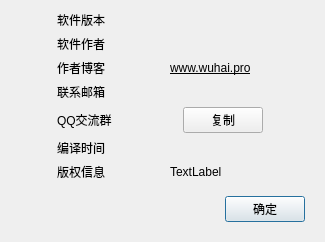
<?xml version="1.0" encoding="UTF-8"?>
<ui version="4.0">
 <class>SAKVersion</class>
 <widget class="QDialog" name="SAKVersion">
  <property name="geometry">
   <rect>
    <x>0</x>
    <y>0</y>
    <width>325</width>
    <height>204</height>
   </rect>
  </property>
  <property name="windowTitle">
   <string>关于软件</string>
  </property>
  <layout class="QGridLayout" name="gridLayout">
   <item row="3" column="3">
    <widget class="QLabel" name="labelEmail">
     <property name="text">
      <string/>
     </property>
    </widget>
   </item>
   <item row="0" column="0">
    <spacer name="horizontalSpacer_2">
     <property name="orientation">
      <enum>Qt::Horizontal</enum>
     </property>
     <property name="sizeType">
      <enum>QSizePolicy::Fixed</enum>
     </property>
     <property name="sizeHint" stdset="0">
      <size>
       <width>40</width>
       <height>1</height>
      </size>
     </property>
    </spacer>
   </item>
   <item row="4" column="1">
    <widget class="QLabel" name="label_2">
     <property name="text">
      <string>QQ交流群</string>
     </property>
    </widget>
   </item>
   <item row="7" column="0" colspan="5">
    <widget class="QFrame" name="frame">
     <property name="styleSheet">
      <string notr="true">QFrame {
	border: 0
}</string>
     </property>
     <property name="frameShape">
      <enum>QFrame::StyledPanel</enum>
     </property>
     <property name="frameShadow">
      <enum>QFrame::Raised</enum>
     </property>
     <layout class="QHBoxLayout" name="horizontalLayout">
      <item>
       <spacer name="horizontalSpacer_3">
        <property name="orientation">
         <enum>Qt::Horizontal</enum>
        </property>
        <property name="sizeHint" stdset="0">
         <size>
          <width>40</width>
          <height>20</height>
         </size>
        </property>
       </spacer>
      </item>
      <item>
       <widget class="QPushButton" name="pushButton">
        <property name="text">
         <string>确定</string>
        </property>
       </widget>
      </item>
     </layout>
    </widget>
   </item>
   <item row="1" column="3">
    <widget class="QLabel" name="labelAuthor">
     <property name="text">
      <string/>
     </property>
    </widget>
   </item>
   <item row="0" column="2">
    <spacer name="horizontalSpacer">
     <property name="orientation">
      <enum>Qt::Horizontal</enum>
     </property>
     <property name="sizeType">
      <enum>QSizePolicy::Fixed</enum>
     </property>
     <property name="sizeHint" stdset="0">
      <size>
       <width>20</width>
       <height>1</height>
      </size>
     </property>
    </spacer>
   </item>
   <item row="0" column="4">
    <spacer name="horizontalSpacer_4">
     <property name="orientation">
      <enum>Qt::Horizontal</enum>
     </property>
     <property name="sizeType">
      <enum>QSizePolicy::Fixed</enum>
     </property>
     <property name="sizeHint" stdset="0">
      <size>
       <width>40</width>
       <height>1</height>
      </size>
     </property>
    </spacer>
   </item>
   <item row="1" column="1">
    <widget class="QLabel" name="label_3">
     <property name="text">
      <string>软件作者</string>
     </property>
    </widget>
   </item>
   <item row="0" column="3">
    <widget class="QLabel" name="labelVersion">
     <property name="text">
      <string/>
     </property>
    </widget>
   </item>
   <item row="2" column="3">
    <widget class="QLabel" name="labelBlog">
     <property name="styleSheet">
      <string notr="true">QLabel {
	color: &quot;blue&quot;;
	text-decoration:underline;
}</string>
     </property>
     <property name="text">
      <string>www.wuhai.pro</string>
     </property>
    </widget>
   </item>
   <item row="4" column="3">
    <widget class="QFrame" name="frame_2">
     <property name="styleSheet">
      <string notr="true">QFrame {
	border: 0
}</string>
     </property>
     <property name="frameShape">
      <enum>QFrame::StyledPanel</enum>
     </property>
     <property name="frameShadow">
      <enum>QFrame::Raised</enum>
     </property>
     <layout class="QHBoxLayout" name="horizontalLayout_2">
      <property name="leftMargin">
       <number>0</number>
      </property>
      <property name="topMargin">
       <number>0</number>
      </property>
      <property name="rightMargin">
       <number>0</number>
      </property>
      <property name="bottomMargin">
       <number>0</number>
      </property>
      <item>
       <widget class="QLabel" name="labelQQ">
        <property name="text">
         <string/>
        </property>
       </widget>
      </item>
      <item>
       <widget class="QPushButton" name="pushButtonCopy">
        <property name="sizePolicy">
         <sizepolicy hsizetype="Fixed" vsizetype="Fixed">
          <horstretch>0</horstretch>
          <verstretch>0</verstretch>
         </sizepolicy>
        </property>
        <property name="text">
         <string>复制</string>
        </property>
       </widget>
      </item>
     </layout>
    </widget>
   </item>
   <item row="0" column="1">
    <widget class="QLabel" name="label">
     <property name="sizePolicy">
      <sizepolicy hsizetype="Fixed" vsizetype="Preferred">
       <horstretch>0</horstretch>
       <verstretch>0</verstretch>
      </sizepolicy>
     </property>
     <property name="text">
      <string>软件版本</string>
     </property>
    </widget>
   </item>
   <item row="5" column="3">
    <widget class="QLabel" name="labelDatetime">
     <property name="text">
      <string/>
     </property>
    </widget>
   </item>
   <item row="3" column="1">
    <widget class="QLabel" name="label_7">
     <property name="text">
      <string>联系邮箱</string>
     </property>
    </widget>
   </item>
   <item row="2" column="1">
    <widget class="QLabel" name="label_5">
     <property name="text">
      <string>作者博客</string>
     </property>
    </widget>
   </item>
   <item row="5" column="1">
    <widget class="QLabel" name="label_8">
     <property name="text">
      <string>编译时间</string>
     </property>
    </widget>
   </item>
   <item row="6" column="1">
    <widget class="QLabel" name="label_4">
     <property name="text">
      <string>版权信息</string>
     </property>
    </widget>
   </item>
   <item row="6" column="3">
    <widget class="QLabel" name="copyrightLabel">
     <property name="text">
      <string notr="true">TextLabel</string>
     </property>
    </widget>
   </item>
  </layout>
 </widget>
 <resources/>
 <connections>
  <connection>
   <sender>pushButton</sender>
   <signal>clicked()</signal>
   <receiver>SAKVersion</receiver>
   <slot>accept()</slot>
   <hints>
    <hint type="sourcelabel">
     <x>153</x>
     <y>126</y>
    </hint>
    <hint type="destinationlabel">
     <x>196</x>
     <y>156</y>
    </hint>
   </hints>
  </connection>
 </connections>
</ui>
